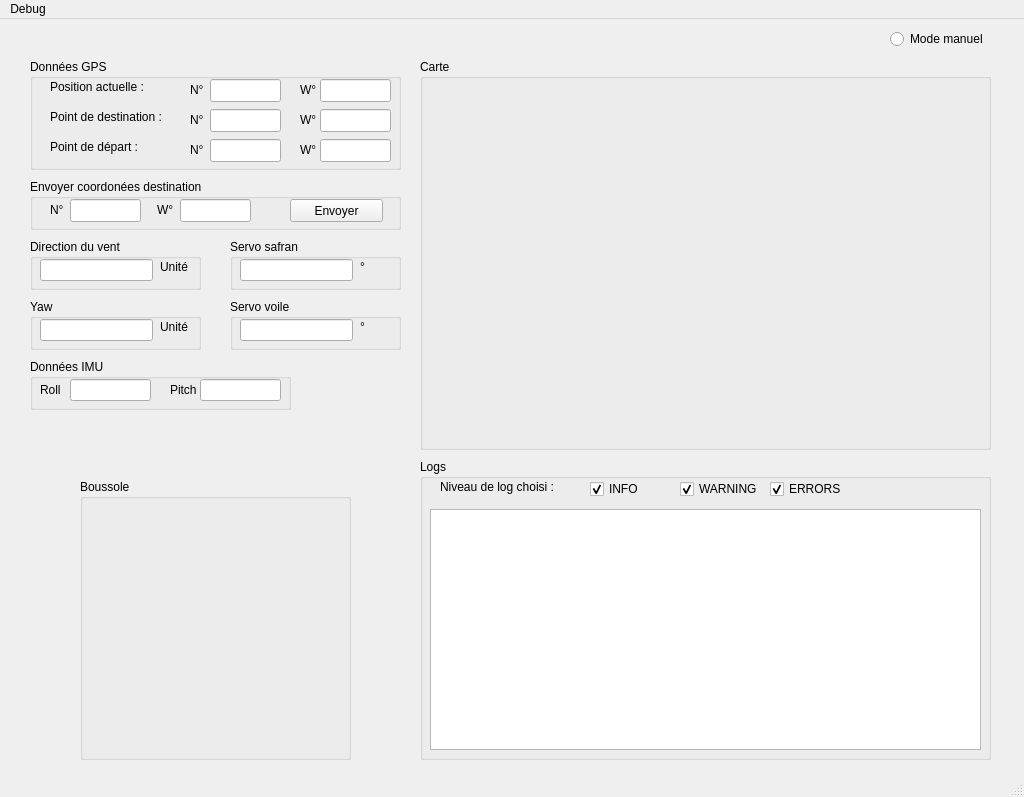
<?xml version="1.0" encoding="UTF-8"?>
<ui version="4.0">
 <class>MainWindow</class>
 <widget class="QMainWindow" name="MainWindow">
  <property name="geometry">
   <rect>
    <x>0</x>
    <y>0</y>
    <width>1024</width>
    <height>797</height>
   </rect>
  </property>
  <property name="windowTitle">
   <string>MainWindow</string>
  </property>
  <widget class="QWidget" name="centralwidget">
   <widget class="QGroupBox" name="groupBox">
    <property name="geometry">
     <rect>
      <x>30</x>
      <y>40</y>
      <width>371</width>
      <height>111</height>
     </rect>
    </property>
    <property name="title">
     <string>Données GPS</string>
    </property>
    <widget class="QLabel" name="label">
     <property name="geometry">
      <rect>
       <x>20</x>
       <y>20</y>
       <width>111</width>
       <height>16</height>
      </rect>
     </property>
     <property name="text">
      <string>Position actuelle :</string>
     </property>
    </widget>
    <widget class="QLabel" name="label_2">
     <property name="geometry">
      <rect>
       <x>20</x>
       <y>50</y>
       <width>131</width>
       <height>16</height>
      </rect>
     </property>
     <property name="text">
      <string>Point de destination :</string>
     </property>
    </widget>
    <widget class="QLabel" name="label_3">
     <property name="geometry">
      <rect>
       <x>20</x>
       <y>80</y>
       <width>131</width>
       <height>16</height>
      </rect>
     </property>
     <property name="text">
      <string>Point de départ :</string>
     </property>
    </widget>
    <widget class="QLabel" name="label_4">
     <property name="geometry">
      <rect>
       <x>160</x>
       <y>20</y>
       <width>16</width>
       <height>21</height>
      </rect>
     </property>
     <property name="text">
      <string>N°</string>
     </property>
    </widget>
    <widget class="QLabel" name="label_5">
     <property name="geometry">
      <rect>
       <x>270</x>
       <y>20</y>
       <width>21</width>
       <height>21</height>
      </rect>
     </property>
     <property name="text">
      <string>W°</string>
     </property>
    </widget>
    <widget class="QLabel" name="label_6">
     <property name="geometry">
      <rect>
       <x>270</x>
       <y>50</y>
       <width>21</width>
       <height>21</height>
      </rect>
     </property>
     <property name="text">
      <string>W°</string>
     </property>
    </widget>
    <widget class="QLabel" name="label_7">
     <property name="geometry">
      <rect>
       <x>160</x>
       <y>50</y>
       <width>16</width>
       <height>21</height>
      </rect>
     </property>
     <property name="text">
      <string>N°</string>
     </property>
    </widget>
    <widget class="QLabel" name="label_8">
     <property name="geometry">
      <rect>
       <x>270</x>
       <y>80</y>
       <width>21</width>
       <height>21</height>
      </rect>
     </property>
     <property name="text">
      <string>W°</string>
     </property>
    </widget>
    <widget class="QLabel" name="label_9">
     <property name="geometry">
      <rect>
       <x>160</x>
       <y>80</y>
       <width>16</width>
       <height>21</height>
      </rect>
     </property>
     <property name="text">
      <string>N°</string>
     </property>
    </widget>
    <widget class="QLineEdit" name="lineEdit_location_N">
     <property name="geometry">
      <rect>
       <x>180</x>
       <y>20</y>
       <width>71</width>
       <height>23</height>
      </rect>
     </property>
    </widget>
    <widget class="QLineEdit" name="lineEdit_dest_location_N">
     <property name="geometry">
      <rect>
       <x>180</x>
       <y>50</y>
       <width>71</width>
       <height>23</height>
      </rect>
     </property>
    </widget>
    <widget class="QLineEdit" name="lineEdit_init_location_N">
     <property name="geometry">
      <rect>
       <x>180</x>
       <y>80</y>
       <width>71</width>
       <height>23</height>
      </rect>
     </property>
    </widget>
    <widget class="QLineEdit" name="lineEdit_location_W">
     <property name="geometry">
      <rect>
       <x>290</x>
       <y>20</y>
       <width>71</width>
       <height>23</height>
      </rect>
     </property>
    </widget>
    <widget class="QLineEdit" name="lineEdit_dest_location_W">
     <property name="geometry">
      <rect>
       <x>290</x>
       <y>50</y>
       <width>71</width>
       <height>23</height>
      </rect>
     </property>
    </widget>
    <widget class="QLineEdit" name="lineEdit_init_location_W">
     <property name="geometry">
      <rect>
       <x>290</x>
       <y>80</y>
       <width>71</width>
       <height>23</height>
      </rect>
     </property>
    </widget>
   </widget>
   <widget class="QGroupBox" name="groupBox_2">
    <property name="geometry">
     <rect>
      <x>80</x>
      <y>460</y>
      <width>271</width>
      <height>281</height>
     </rect>
    </property>
    <property name="title">
     <string>Boussole</string>
    </property>
    <widget class="QLabel" name="label_image_compass">
     <property name="geometry">
      <rect>
       <x>10</x>
       <y>20</y>
       <width>250</width>
       <height>250</height>
      </rect>
     </property>
     <property name="text">
      <string/>
     </property>
    </widget>
   </widget>
   <widget class="QGroupBox" name="groupBox_3">
    <property name="geometry">
     <rect>
      <x>30</x>
      <y>220</y>
      <width>171</width>
      <height>51</height>
     </rect>
    </property>
    <property name="title">
     <string>Direction du vent</string>
    </property>
    <widget class="QLineEdit" name="lineEdit_wind_direction">
     <property name="geometry">
      <rect>
       <x>10</x>
       <y>20</y>
       <width>113</width>
       <height>22</height>
      </rect>
     </property>
    </widget>
    <widget class="QLabel" name="label_15">
     <property name="geometry">
      <rect>
       <x>130</x>
       <y>20</y>
       <width>31</width>
       <height>16</height>
      </rect>
     </property>
     <property name="text">
      <string>Unité</string>
     </property>
    </widget>
   </widget>
   <widget class="QGroupBox" name="groupBox_4">
    <property name="geometry">
     <rect>
      <x>30</x>
      <y>280</y>
      <width>171</width>
      <height>51</height>
     </rect>
    </property>
    <property name="title">
     <string>Yaw</string>
    </property>
    <widget class="QLineEdit" name="lineEdit_yaw">
     <property name="geometry">
      <rect>
       <x>10</x>
       <y>20</y>
       <width>113</width>
       <height>22</height>
      </rect>
     </property>
    </widget>
    <widget class="QLabel" name="label_16">
     <property name="geometry">
      <rect>
       <x>130</x>
       <y>20</y>
       <width>31</width>
       <height>16</height>
      </rect>
     </property>
     <property name="text">
      <string>Unité</string>
     </property>
    </widget>
   </widget>
   <widget class="QGroupBox" name="groupBox_5">
    <property name="geometry">
     <rect>
      <x>230</x>
      <y>220</y>
      <width>171</width>
      <height>51</height>
     </rect>
    </property>
    <property name="title">
     <string>Servo safran</string>
    </property>
    <widget class="QLineEdit" name="lineEdit_servo_safran">
     <property name="geometry">
      <rect>
       <x>10</x>
       <y>20</y>
       <width>113</width>
       <height>22</height>
      </rect>
     </property>
    </widget>
    <widget class="QLabel" name="label_17">
     <property name="geometry">
      <rect>
       <x>130</x>
       <y>20</y>
       <width>31</width>
       <height>16</height>
      </rect>
     </property>
     <property name="text">
      <string>°</string>
     </property>
    </widget>
   </widget>
   <widget class="QGroupBox" name="groupBox_6">
    <property name="geometry">
     <rect>
      <x>230</x>
      <y>280</y>
      <width>171</width>
      <height>51</height>
     </rect>
    </property>
    <property name="title">
     <string>Servo voile</string>
    </property>
    <widget class="QLineEdit" name="lineEdit_servo_voile">
     <property name="geometry">
      <rect>
       <x>10</x>
       <y>20</y>
       <width>113</width>
       <height>22</height>
      </rect>
     </property>
    </widget>
    <widget class="QLabel" name="label_18">
     <property name="geometry">
      <rect>
       <x>130</x>
       <y>20</y>
       <width>31</width>
       <height>16</height>
      </rect>
     </property>
     <property name="text">
      <string>°</string>
     </property>
    </widget>
   </widget>
   <widget class="QRadioButton" name="radioButton_manual_mode">
    <property name="geometry">
     <rect>
      <x>890</x>
      <y>10</y>
      <width>111</width>
      <height>20</height>
     </rect>
    </property>
    <property name="text">
     <string>Mode manuel</string>
    </property>
   </widget>
   <widget class="QGroupBox" name="groupBox_7">
    <property name="geometry">
     <rect>
      <x>30</x>
      <y>160</y>
      <width>371</width>
      <height>51</height>
     </rect>
    </property>
    <property name="title">
     <string>Envoyer coordonées destination</string>
    </property>
    <widget class="QLabel" name="label_13">
     <property name="geometry">
      <rect>
       <x>127</x>
       <y>20</y>
       <width>21</width>
       <height>21</height>
      </rect>
     </property>
     <property name="text">
      <string>W°</string>
     </property>
    </widget>
    <widget class="QLabel" name="label_14">
     <property name="geometry">
      <rect>
       <x>20</x>
       <y>20</y>
       <width>16</width>
       <height>21</height>
      </rect>
     </property>
     <property name="text">
      <string>N°</string>
     </property>
    </widget>
    <widget class="QLineEdit" name="lineEdit_new_dest_location_W">
     <property name="geometry">
      <rect>
       <x>150</x>
       <y>20</y>
       <width>71</width>
       <height>23</height>
      </rect>
     </property>
    </widget>
    <widget class="QLineEdit" name="lineEdit_new_dest_location_N">
     <property name="geometry">
      <rect>
       <x>40</x>
       <y>20</y>
       <width>71</width>
       <height>23</height>
      </rect>
     </property>
    </widget>
    <widget class="QPushButton" name="pushButton_change_dest_coordinates">
     <property name="geometry">
      <rect>
       <x>260</x>
       <y>20</y>
       <width>93</width>
       <height>23</height>
      </rect>
     </property>
     <property name="text">
      <string>Envoyer</string>
     </property>
    </widget>
   </widget>
   <widget class="QGroupBox" name="groupBox_8">
    <property name="geometry">
     <rect>
      <x>420</x>
      <y>40</y>
      <width>571</width>
      <height>391</height>
     </rect>
    </property>
    <property name="title">
     <string>Carte</string>
    </property>
    <widget class="QLabel" name="label_image_map">
     <property name="geometry">
      <rect>
       <x>10</x>
       <y>20</y>
       <width>551</width>
       <height>361</height>
      </rect>
     </property>
     <property name="text">
      <string/>
     </property>
    </widget>
   </widget>
   <widget class="QGroupBox" name="groupBox_9">
    <property name="geometry">
     <rect>
      <x>420</x>
      <y>440</y>
      <width>571</width>
      <height>301</height>
     </rect>
    </property>
    <property name="title">
     <string>Logs</string>
    </property>
    <widget class="QLabel" name="label_20">
     <property name="geometry">
      <rect>
       <x>20</x>
       <y>20</y>
       <width>131</width>
       <height>16</height>
      </rect>
     </property>
     <property name="text">
      <string>Niveau de log choisi :</string>
     </property>
    </widget>
    <widget class="QCheckBox" name="checkBox_log_level_info">
     <property name="geometry">
      <rect>
       <x>170</x>
       <y>20</y>
       <width>81</width>
       <height>20</height>
      </rect>
     </property>
     <property name="text">
      <string>INFO</string>
     </property>
     <property name="checked">
      <bool>true</bool>
     </property>
    </widget>
    <widget class="QCheckBox" name="checkBox_log_level_errors">
     <property name="geometry">
      <rect>
       <x>350</x>
       <y>20</y>
       <width>81</width>
       <height>20</height>
      </rect>
     </property>
     <property name="text">
      <string>ERRORS</string>
     </property>
     <property name="checked">
      <bool>true</bool>
     </property>
    </widget>
    <widget class="QCheckBox" name="checkBox_log_level_warnings">
     <property name="geometry">
      <rect>
       <x>260</x>
       <y>20</y>
       <width>81</width>
       <height>20</height>
      </rect>
     </property>
     <property name="text">
      <string>WARNING</string>
     </property>
     <property name="checked">
      <bool>true</bool>
     </property>
    </widget>
    <widget class="QTextEdit" name="textEdit_logs">
     <property name="geometry">
      <rect>
       <x>10</x>
       <y>50</y>
       <width>551</width>
       <height>241</height>
      </rect>
     </property>
    </widget>
   </widget>
   <widget class="QGroupBox" name="groupBox_10">
    <property name="geometry">
     <rect>
      <x>30</x>
      <y>340</y>
      <width>261</width>
      <height>51</height>
     </rect>
    </property>
    <property name="title">
     <string>Données IMU</string>
    </property>
    <widget class="QLineEdit" name="lineEdit_roll">
     <property name="geometry">
      <rect>
       <x>40</x>
       <y>20</y>
       <width>81</width>
       <height>22</height>
      </rect>
     </property>
    </widget>
    <widget class="QLabel" name="label_10">
     <property name="geometry">
      <rect>
       <x>10</x>
       <y>23</y>
       <width>31</width>
       <height>16</height>
      </rect>
     </property>
     <property name="text">
      <string>Roll</string>
     </property>
    </widget>
    <widget class="QLabel" name="label_12">
     <property name="geometry">
      <rect>
       <x>140</x>
       <y>23</y>
       <width>31</width>
       <height>16</height>
      </rect>
     </property>
     <property name="text">
      <string>Pitch</string>
     </property>
    </widget>
    <widget class="QLineEdit" name="lineEdit_pitch">
     <property name="geometry">
      <rect>
       <x>170</x>
       <y>20</y>
       <width>81</width>
       <height>22</height>
      </rect>
     </property>
    </widget>
   </widget>
  </widget>
  <widget class="QMenuBar" name="menubar">
   <property name="geometry">
    <rect>
     <x>0</x>
     <y>0</y>
     <width>1024</width>
     <height>26</height>
    </rect>
   </property>
   <widget class="QMenu" name="menuDebug">
    <property name="title">
     <string>Debug</string>
    </property>
    <addaction name="actionCommande"/>
    <addaction name="actionDonn_e"/>
   </widget>
   <addaction name="menuDebug"/>
  </widget>
  <widget class="QStatusBar" name="statusbar"/>
  <action name="actionCommande">
   <property name="text">
    <string>Commande</string>
   </property>
  </action>
  <action name="actionDonn_e">
   <property name="text">
    <string>Donnée</string>
   </property>
  </action>
 </widget>
 <resources/>
 <connections/>
</ui>
